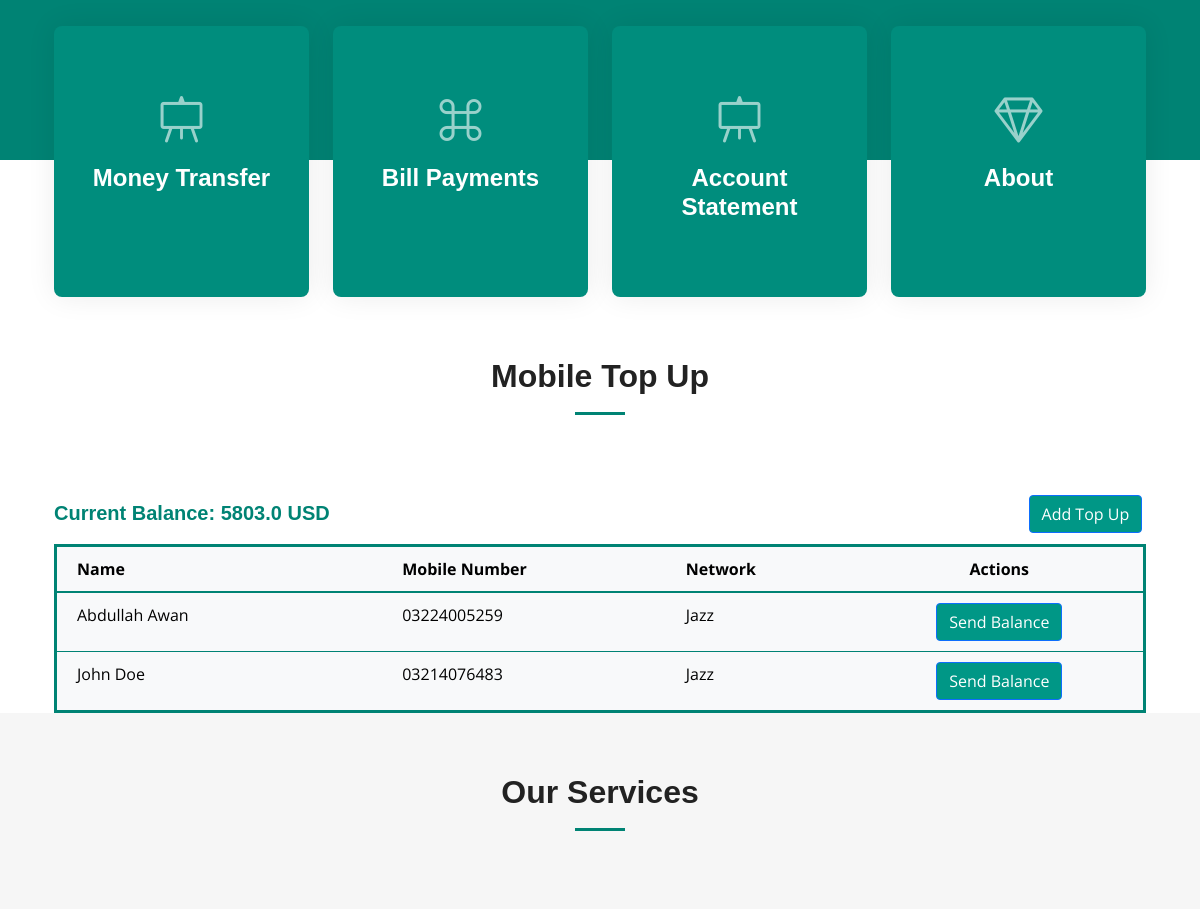
/mobileTopUp/ (signed in, middle part), run on an earlier commit of the app's database.
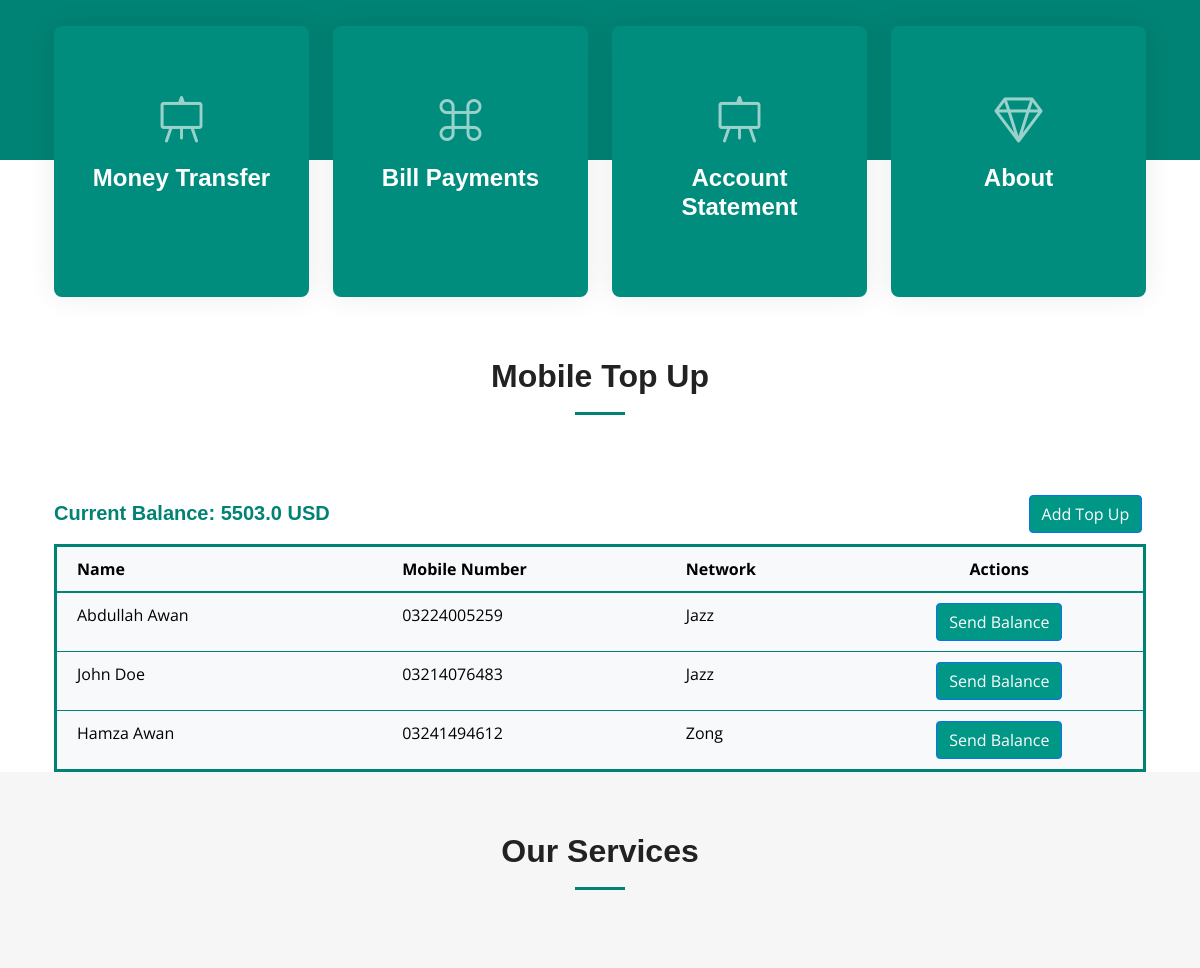
And on a later commit of the database.
### app/models.py (models this page shows, shortened)
class Accounts(models.Model):
    SAVING = 'Saving'
    CURRENT = 'Current'
    FIXED_DEPOSIT = 'Fixed Deposit'
    ACCOUNT_TYPE_CHOICES = [
        (SAVING, 'Saving'),
        (CURRENT, 'Current'),
        (FIXED_DEPOSIT, 'Fixed Deposit'),
    ]
    ACTIVE = 'Active'
    INACTIVE = 'Inactive'
    STATUS_CHOICES = [
        (ACTIVE, 'Active'),
        (INACTIVE, 'Inactive'),
    ]
    user = models.ForeignKey(User, on_delete=models.CASCADE)
    account_number = models.CharField(max_length=100, unique=True)
    balance = models.FloatField()
    account_type = models.CharField(max_length=20, choices=ACCOUNT_TYPE_CHOICES, default=CURRENT)
    status = models.CharField(max_length=20, choices=STATUS_CHOICES, default=ACTIVE)
    bank_id = models.ForeignKey('Banks', on_delete=models.CASCADE, default=11)

class MobileTopUp(models.Model):
    mobile_number = models.ForeignKey(MobileNumber, on_delete=models.CASCADE)
    user = models.ForeignKey('User', on_delete=models.CASCADE)
    timestamp = models.DateTimeField(default=timezone.now)

class MobileNumber(models.Model):
    name = models.CharField(max_length=100, default=None)
    mobile_number = models.CharField(max_length=13)
    network = models.ForeignKey(Network, on_delete=models.CASCADE)

class Network(models.Model):
    name = models.CharField(max_length=100)

### app/views.py (the view)
# urls.py: path('mobileTopUp/', views.mobile_top_up, name='mobile_top_up'),
def mobile_top_up(request):
    user_id = request.session.get('user')
    user = get_object_or_404(User, pk=user_id)
    account = get_object_or_404(Accounts, user=user)
    top_ups = MobileTopUp.objects.filter(user_id=user).select_related('mobile_number', 'mobile_number__network')
    networks = Network.objects.all()
    return render(request, 'dashboard/mobiletopup.html', {
        'User': user,
        'networks': networks,
        'top_ups': top_ups,
        'account': account,
        'services': services
    })

### app/templates/Dashboard/mobiletopup.html (shortened to what this page needs)
{% extends 'Dashboard/index.html' %}
{% load static %}
{% block extra_head %}
  <link href="https://cdnjs.cloudflare.com/ajax/libs/font-awesome/5.15.3/css/all.min.css" rel="stylesheet">
{% endblock extra_head %}
{% block content %}
<div class="section-header">
  <h2>Mobile Top Up</h2>
</div>
<div class="container">
    <div class="row">
        <div class="col-6">
            <h5 style="font-weight: bold; font-family: 'Arial', sans-serif; color: #008374; margin-top: 1%;">
                Current Balance: {{ account.balance }} USD
            </h5>
        </div>
        <div class="col-6">
            <a href="#" class="btn btn-primary" style="background-color:#009786; margin-left: 78%; margin-bottom: 2%;" data-bs-toggle="modal" data-bs-target="#addMobileTopUpModal">
                Add Top Up
            </a>
        </div>
    </div>
    <div class="row">
        <div class="col-12">
            <table class="table table-borderless table-hover" style="border-collapse: collapse; border: 3px solid #008374; margin-bottom: 0;">
                <thead style="border-bottom: 2px solid #008374; background-color: #f8f9fa;">
                    <tr>
                        <th style="padding: 10px 20px; width: 30%; border-bottom: 1px solid #008374;">Name</th>
                        <th style="padding: 10px 20px; border-bottom: 1px solid #008374;">Mobile Number</th>
                        <th style="padding: 10px 20px; border-bottom: 1px solid #008374;">Network</th>
                        <th style="padding: 10px 20px; border-bottom: 1px solid #008374; text-align: center;">Actions</th>
                    </tr>
                </thead>
                <tbody style="border: 2px solid #008374; background-color: #f8f9fa;">
                    {% for top_up in top_ups %}
                        <tr style="border-bottom: 1px solid #008374;">
                            <td style="padding: 10px 20px;">{{ top_up.mobile_number.name }}</td>
                            <td style="padding: 10px 20px;">{{ top_up.mobile_number.mobile_number }}</td>
                            <td style="padding: 10px 20px;">{{ top_up.mobile_number.network.name }}</td>
                            <td style="padding: 10px 20px; text-align: center;">
                                <a href="{% url 'send_top_up' %}?name={{ top_up.mobile_number.name }}&mobile_no={{ top_up.mobile_number.mobile_number }}&balance={{ account.balance }}" class="btn btn-primary" style="background-color:#009786;">
                                    Send Balance
                                </a>
                            </td>
                        </tr>
                    {% endfor %}
                </tbody>
            </table>
        </div>
    </div>
</div>
<section id="services" class="services sections-bg">
    <div class="container" data-aos="fade-up">
      <div class="section-header">
        <h2>Our Services</h2>
      </div>
      <div class="row gy-4" data-aos="fade-up" data-aos-delay="100">
      </div>
    </div>
  </section>
  {% endblock content %}

### app/templates/Dashboard/index.html (shortened to what this page needs)
{% load static %}
<!DOCTYPE html>
<html lang="en">
<head>
  <link href="{% static 'vendor/bootstrap/css/bootstrap.min.css' %}" rel="stylesheet">
  <link href="{% static 'vendor/bootstrap-icons/bootstrap-icons.css' %}" rel="stylesheet">
  <link href="{% static 'vendor/aos/aos.css' %}" rel="stylesheet">
  <link href="{% static 'vendor/glightbox/css/glightbox.min.css' %}" rel="stylesheet">
  <link href="{% static 'vendor/swiper/swiper-bundle.min.css' %}" rel="stylesheet">
  <link href="https://stackpath.bootstrapcdn.com/bootstrap/5.0.0-alpha1/css/bootstrap.min.css" rel="stylesheet">
  <link href="https://cdnjs.cloudflare.com/ajax/libs/font-awesome/5.15.3/css/all.min.css" rel="stylesheet">
  <link href="{% static 'css/main.css' %}" rel="stylesheet">
  {% block extra_head %}{% endblock extra_head %}
</head>
<body>
<section id="hero" class="hero">
    <div class="icon-boxes position-relative">
      <div class="container position-relative">
        <div class="row gy-4 mt-5">
          <div class="col-xl-3 col-md-6" data-aos="fade-up" data-aos-delay="100">
            <div class="icon-box">
              <div class="icon"><i class="bi bi-easel"></i></div>
              <h4 class="title"><a href="{% url 'beneficiary' %}" class="stretched-link">Money Transfer</a></h4>
            </div>
          </div>
          <div class="col-xl-3 col-md-6" data-aos="fade-up" data-aos-delay="500">
            <div class="icon-box">
              <div class="icon"><i class="bi bi-command"></i></div>
              <h4 class="title"><a href="{% url 'billpayment' %}" class="stretched-link">Bill Payments</a></h4>
            </div>
          </div>
          <div class="col-xl-3 col-md-6" data-aos="fade-up" data-aos-delay="100">
            <div class="icon-box">
              <div class="icon"><i class="bi bi-easel"></i></div>
              <h4 class="title"><a href="{% url 'statement' %}" class="stretched-link">Account Statement</a></h4>
            </div>
          </div>
          <div class="col-xl-3 col-md-6" data-aos="fade-up" data-aos-delay="200">
            <div class="icon-box">
              <div class="icon"><i class="bi bi-gem"></i></div>
              <h4 class="title"><a href="{% url 'about' %}" class="stretched-link">About</a></h4>
            </div>
          </div>
        </div>
      </div>
    </div>
</section>
  {% block content %}{% endblock content %}
</body>
</html>

### app/static/css/main.css (style rules this page uses)
:root { --font-default: "Open Sans", system-ui, -apple-system, "Segoe UI", Roboto, "Helvetica Neue", Arial, "Noto Sans", "Liberation Sans", sans-serif, "Apple Color Emoji", "Segoe UI Emoji", "Segoe UI Symbol", "Noto Color Emoji"; --font-primary: "Montserrat", sans-serif; --font-secondary: "Poppins", sans-serif; }
:root { --color-default: #222222; --color-primary: #008374; --color-secondary: #f85a40; }
:root { scroll-behavior: smooth; }
body { font-family: var(--font-default); color: var(--color-default); }
a { color: var(--color-primary); text-decoration: none; }
h1, h2, h3, h4, h5, h6 { font-family: var(--font-primary); }
section { padding: 60px 0; overflow: hidden; scroll-margin-top: 70px; overflow: clip; }
.sections-bg { background-color: #f6f6f6; }
.section-header { text-align: center; padding-bottom: 60px; }
.section-header h2 { font-size: 32px; font-weight: 600; margin-bottom: 20px; padding-bottom: 20px; position: relative; }
.section-header h2:after { content: ""; position: absolute; display: block; width: 50px; height: 3px; background: var(--color-primary); left: 0; right: 0; bottom: 0; margin: auto; }
.sticked-header-offset { margin-top: 70px; }
.services { padding: 60px 0; }
.hero { width: 100%; position: relative; background: var(--color-primary); padding: 60px 0 0 0; }
.hero .icon-boxes { padding-bottom: 60px; }
@media (min-width: 1200px) { .hero .icon-boxes:before { content: ""; position: absolute; bottom: 0; left: 0; right: 0; height: calc(50% + 20px); background-color: #fff; } }
.hero .icon-box { padding: 60px 30px; position: relative; overflow: hidden; background: #008d7d; box-shadow: 0 0 29px 0 rgba(0, 0, 0, 0.08); transition: all 0.3s ease-in-out; border-radius: 8px; z-index: 1; height: 100%; width: 100%; text-align: center; }
.hero .icon-box .title { font-weight: 700; margin-bottom: 15px; font-size: 24px; }
.hero .icon-box .title a { color: #fff; transition: 0.3s; }
.hero .icon-box .icon { margin-bottom: 20px; padding-top: 10px; display: inline-block; transition: all 0.3s ease-in-out; font-size: 48px; line-height: 1; color: rgba(255, 255, 255, 0.6); }

What changed in the data, as far as the page shows it:
changed Accounts: balance "5803.0" → "5503.0"
added MobileTopUp: mobile_number.name "Hamza Awan", mobile_number.mobile_number "03241494612", mobile_number.network.name "Zong"
